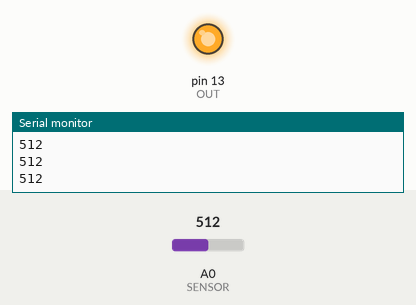
A sketch run on a simulated Arduino Uno, built with avr-gcc and run on an emulated ATmega328P. Parts: output pins drawn as LEDs (lit = HIGH), the last lines printed to the serial monitor. The inputs (shaded band) are chosen by the test bench; at power-on: A0 (SENSOR) = 512.

Above: at 1.2 s.
1.3 s: A0 (SENSOR) set to 731
2.8 s: A0 (SENSOR) set to 758
At 3.3 s:
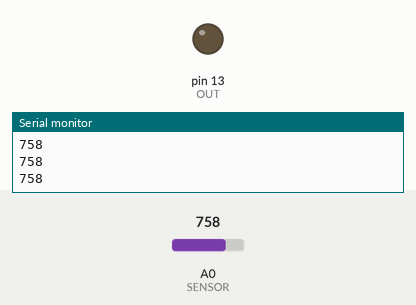
4.3 s: A0 (SENSOR) set to 740
At 4.6 s:
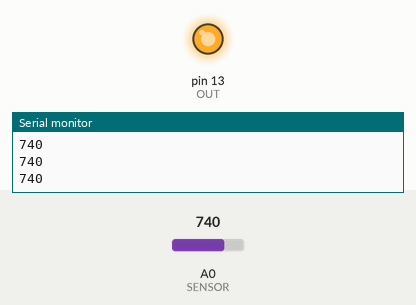
5.8 s: A0 (SENSOR) set to 760
At 7.1 s:
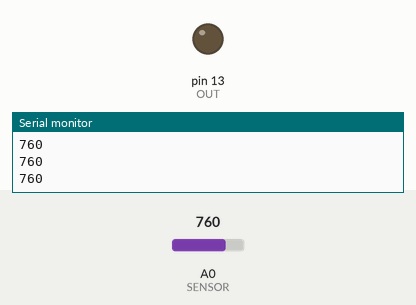
Timing chart, 0 to 8.3 s (numbered marks = the images above; inputs shaded):
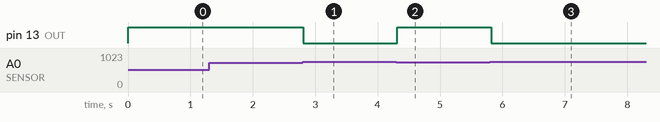

The sketch:

LDR.ino
```cpp
#define SENSOR A0
#define OUT 13

void setup() {
  // put your setup code here, to run once:
  Serial.begin(9600);
  pinMode(SENSOR, INPUT);
  pinMode(OUT, OUTPUT);
}

void loop() {
  int valorSensor = analogRead(SENSOR);
  if(valorSensor >= 750)
  {
    digitalWrite(OUT, LOW);
  }else{
    digitalWrite(OUT, HIGH);
  }

  Serial.println(valorSensor);
  delay(100);
}
```

Measured:
- the behaviour switches between 749 and 750 on A0 (SENSOR) (found by bisection; images 0 and 1)
- after the input at 2.8 s, pin 13 (OUT): HIGH → LOW at once
- after the input at 4.3 s, pin 13 (OUT): LOW → HIGH at once
- after the input at 5.8 s, pin 13 (OUT): HIGH → LOW at once
